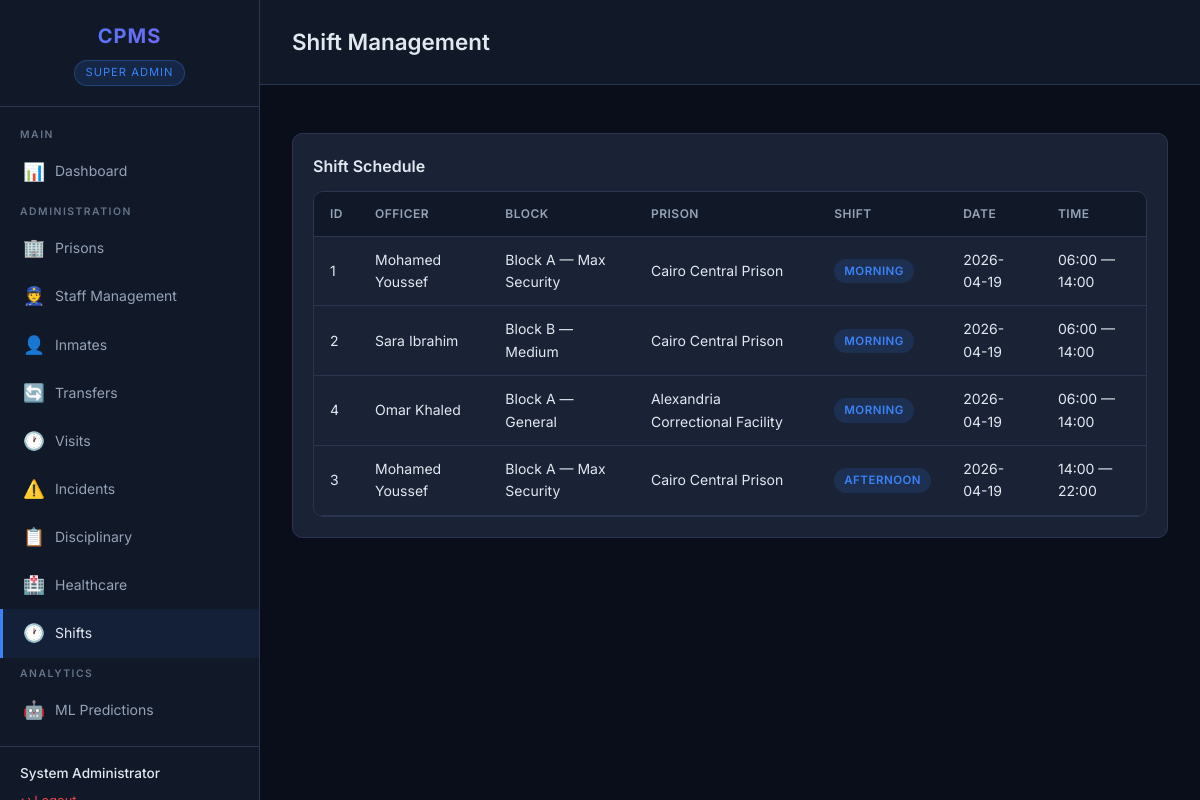
Page /shifts (signed in) on the committed database.
### tables this page shows
CREATE TABLE users (
            national_id TEXT PRIMARY KEY,
            name        TEXT NOT NULL,
            phone       TEXT,
            address     TEXT,
            email       TEXT,
            password    TEXT NOT NULL,
            role        TEXT NOT NULL CHECK(role IN ('super_admin', 'prison_manager', 'officer')),
            prison_id   INTEGER,
            FOREIGN KEY (prison_id) REFERENCES prisons(prison_id)
        );

CREATE TABLE shift_assignments (
            shift_id   INTEGER PRIMARY KEY AUTOINCREMENT,
            officer_id TEXT NOT NULL,
            block_id   INTEGER NOT NULL,
            shift_type TEXT NOT NULL CHECK(shift_type IN ('Morning', 'Afternoon', 'Night')),
            date       DATE NOT NULL,
            start_time TEXT NOT NULL,
            end_time   TEXT NOT NULL,
            FOREIGN KEY (officer_id) REFERENCES users(national_id),
            FOREIGN KEY (block_id)   REFERENCES blocks(block_id)
        );

CREATE TABLE blocks (
            block_id          INTEGER PRIMARY KEY AUTOINCREMENT,
            prison_id         INTEGER NOT NULL,
            name              TEXT,
            capacity          INTEGER NOT NULL,
            current_occupancy INTEGER DEFAULT 0,
            security_level    TEXT NOT NULL,
            number_of_cells   INTEGER DEFAULT 0,
            FOREIGN KEY (prison_id) REFERENCES prisons(prison_id)
        );

CREATE TABLE prisons (
            prison_id       INTEGER PRIMARY KEY AUTOINCREMENT,
            manager_id      TEXT,
            name            TEXT NOT NULL,
            location        TEXT NOT NULL,
            type            TEXT NOT NULL,
            security_level  TEXT NOT NULL,
            total_capacity  INTEGER NOT NULL,
            current_occupancy INTEGER DEFAULT 0
        );

### routes/shift_routes.py (the view)
@router.get("")
async def list_shifts(request: Request):
    user = get_current_user(request)
    if not user:
        return RedirectResponse(url="/login", status_code=302)
    db = get_db()
    if user["role"] == "officer":
        shifts = db.execute("""
            SELECT sa.*, b.name as block_name, p.name as prison_name
            FROM shift_assignments sa
            JOIN blocks b ON sa.block_id = b.block_id
            JOIN prisons p ON b.prison_id = p.prison_id
            WHERE sa.officer_id = ?
            ORDER BY sa.date DESC, sa.start_time
        """, (user["national_id"],)).fetchall()
    elif user["role"] == "prison_manager":
        shifts = db.execute("""
            SELECT sa.*, b.name as block_name, u.name as officer_name
            FROM shift_assignments sa
            JOIN blocks b ON sa.block_id = b.block_id
            JOIN users u ON sa.officer_id = u.national_id
            WHERE b.prison_id = ?
            ORDER BY sa.date DESC, sa.start_time
        """, (user["prison_id"],)).fetchall()
    else:
        shifts = db.execute("""
            SELECT sa.*, b.name as block_name, u.name as officer_name, p.name as prison_name
            FROM shift_assignments sa
            JOIN blocks b ON sa.block_id = b.block_id
            JOIN users u ON sa.officer_id = u.national_id
            JOIN prisons p ON b.prison_id = p.prison_id
            ORDER BY sa.date DESC, sa.start_time
        """).fetchall()
    officers = []
    blocks = []
    if check_role(user, "prison_manager"):
        officers = db.execute("""
            SELECT * FROM users WHERE prison_id = ? AND role = 'officer'
        """, (user["prison_id"],)).fetchall()
        blocks = db.execute("""
            SELECT * FROM blocks WHERE prison_id = ?
        """, (user["prison_id"],)).fetchall()
    db.close()
    return templates.TemplateResponse("shifts/list.html", {
        "request": request, "user": user, "shifts": shifts,
        "officers": officers, "blocks": blocks, "shift_times": SHIFT_TIMES
    })

### templates/shifts/list.html (shortened to what this page needs)
{% extends "base.html" %}
{% block page_title %}Shift Management{% endblock %}
{% block content %}
<div class="card mt-3">
    <h3>{{ 'My Shifts' if user.role == 'officer' else 'Shift Schedule' }}</h3>
    <div class="table-wrapper">
        <table>
            <thead>
                <tr>
                    <th>ID</th>
                    {% if user.role != 'officer' %}<th>Officer</th>{% endif %}
                    <th>Block</th>
                    {% if user.role == 'super_admin' %}<th>Prison</th>{% endif %}
                    <th>Shift</th><th>Date</th><th>Time</th>
                </tr>
            </thead>
            <tbody>
            {% for s in shifts %}
                <tr>
                    <td>{{ s.shift_id }}</td>
                    {% if user.role != 'officer' %}<td>{{ s.officer_name if s.officer_name is defined else '—' }}</td>{% endif %}
                    <td>{{ s.block_name }}</td>
                    {% if user.role == 'super_admin' %}<td>{{ s.prison_name if s.prison_name is defined else '—' }}</td>{% endif %}
                    <td><span class="badge badge-info">{{ s.shift_type }}</span></td>
                    <td>{{ s.date }}</td>
                    <td>{{ s.start_time }} — {{ s.end_time }}</td>
                </tr>
            {% endfor %}
            </tbody>
        </table>
    </div>
</div>
{% endblock %}

### templates/base.html (shortened to what this page needs)
<!DOCTYPE html>
<html lang="en">
<head>
    <link rel="stylesheet" href="/static/css/style.css">
</head>
<body>
    <div class="app-layout">
        <aside class="sidebar">
            <div class="sidebar-header">
                <h1>CPMS</h1>
                <span class="role-badge">
                    {% if user.role == 'super_admin' %}Super Admin
                    {% elif user.role == 'prison_manager' %}Prison Manager
                    {% elif user.role == 'officer' %}Officer
                    {% endif %}
                </span>
            </div>
            <nav class="sidebar-nav">
                <div class="nav-section">Main</div>
                <a href="/dashboard" class="{% if request.url.path == '/dashboard' %}active{% endif %}">
                    <span class="icon">📊</span> Dashboard
                </a>
                {% if user.role == 'super_admin' %}
                    <div class="nav-section">Administration</div>
                    <a href="/prisons" class="{% if '/prisons' in request.url.path %}active{% endif %}">
                        <span class="icon">🏢</span> Prisons
                    </a>
                    <a href="/officers" class="{% if '/officers' in request.url.path %}active{% endif %}">
                        <span class="icon">👮</span> Staff Management
                    </a>
                    <a href="/inmates" class="{% if '/inmates' in request.url.path %}active{% endif %}">
                        <span class="icon">👤</span> Inmates
                    </a>
                    <a href="/transfers" class="{% if '/transfers' in request.url.path %}active{% endif %}">
                        <span class="icon">🔄</span> Transfers
                    </a>
                    <a href="/visits" class="{% if '/visits' in request.url.path and '/visit-request' not in request.url.path %}active{% endif %}">
                        <span class="icon">🕐</span> Visits
                    </a>
                    <a href="/incidents" class="{% if '/incidents' in request.url.path %}active{% endif %}">
                        <span class="icon">⚠️</span> Incidents
                    </a>
                    <a href="/disciplinary" class="{% if '/disciplinary' in request.url.path %}active{% endif %}">
                        <span class="icon">📋</span> Disciplinary
                    </a>
                    <a href="/healthcare" class="{% if '/healthcare' in request.url.path %}active{% endif %}">
                        <span class="icon">🏥</span> Healthcare
                    </a>
                    <a href="/shifts" class="{% if '/shifts' in request.url.path %}active{% endif %}">
                        <span class="icon">🕐</span> Shifts
                    </a>
                    <div class="nav-section">Analytics</div>
                    <a href="/ml" class="{% if '/ml' in request.url.path %}active{% endif %}">
                        <span class="icon">🤖</span> ML Predictions
                    </a>
                {% endif %}
            </nav>
            <div class="sidebar-footer">
                <div class="user-name">{{ user.name }}</div>
                <a href="/logout" class="logout-link">↩ Logout</a>
            </div>
        </aside>
        <main class="main-content">
            <div class="page-header">
                <h2>{% block page_title %}Dashboard{% endblock %}</h2>
            </div>
            <div class="page-body">
                {% block content %}{% endblock %}
            </div>
        </main>
    </div>
</body>
</html>

### static/css/style.css (style rules this page uses)
*, *::before, *::after { box-sizing: border-box; margin: 0; padding: 0; }
:root { --bg-primary: #0a0e1a; --bg-secondary: #111827; --bg-card: #1a2235; --bg-card-hover: #1e2940; --border-color: #2a3550; --text-primary: #e2e8f0; --text-secondary: #94a3b8; --text-muted: #64748b; --accent: #3b82f6; --accent-hover: #2563eb; --success: #22c55e; --warning: #f59e0b; --danger: #ef4444; --critical: #dc2626; --sidebar-width: 260px; --header-height: 64px; --radius: 10px; --shadow: 0 4px 24px rgba(0,0,0,0.3); }
body { font-family: 'Inter', 'Segoe UI', system-ui, sans-serif; background: var(--bg-primary); color: var(--text-primary); min-height: 100vh; line-height: 1.6; }
a { color: var(--accent); text-decoration: none; transition: color 0.2s; }
.app-layout { display: flex; min-height: 100vh; }
.sidebar { width: var(--sidebar-width); background: var(--bg-secondary); border-right: 1px solid var(--border-color); position: fixed; top: 0; left: 0; height: 100vh; overflow-y: auto; z-index: 100; display: flex; flex-direction: column; }
.sidebar-header { padding: 20px; border-bottom: 1px solid var(--border-color); text-align: center; }
.sidebar-header h1 { font-size: 1.25rem; font-weight: 700; background: linear-gradient(135deg, var(--accent), #8b5cf6); -webkit-background-clip: text; -webkit-text-fill-color: transparent; letter-spacing: 1px; }
.sidebar-header .role-badge { display: inline-block; margin-top: 8px; padding: 3px 10px; background: rgba(59, 130, 246, 0.15); border: 1px solid rgba(59, 130, 246, 0.3); border-radius: 20px; font-size: 0.7rem; text-transform: uppercase; letter-spacing: 1px; color: var(--accent); }
.sidebar-nav { flex: 1; padding: 12px 0; }
.sidebar-nav .nav-section { padding: 8px 20px 4px; font-size: 0.65rem; text-transform: uppercase; letter-spacing: 1.5px; color: var(--text-muted); font-weight: 600; }
.sidebar-nav a { display: flex; align-items: center; gap: 10px; padding: 10px 20px; color: var(--text-secondary); font-size: 0.875rem; border-left: 3px solid transparent; transition: all 0.2s; }
.sidebar-nav a:hover, .sidebar-nav a.active { background: rgba(59, 130, 246, 0.08); color: var(--text-primary); border-left-color: var(--accent); }
.sidebar-nav a .icon { font-size: 1.1rem; width: 22px; text-align: center; }
.sidebar-footer { padding: 16px 20px; border-top: 1px solid var(--border-color); }
.sidebar-footer .user-name { font-size: 0.85rem; font-weight: 500; color: var(--text-primary); }
.sidebar-footer .logout-link { display: inline-block; margin-top: 6px; font-size: 0.8rem; color: var(--danger); }
.main-content { flex: 1; margin-left: var(--sidebar-width); min-height: 100vh; }
.page-header { padding: 24px 32px; border-bottom: 1px solid var(--border-color); display: flex; align-items: center; justify-content: space-between; background: var(--bg-secondary); }
.page-header h2 { font-size: 1.4rem; font-weight: 600; }
.page-body { padding: 24px 32px; }
.card { background: var(--bg-card); border: 1px solid var(--border-color); border-radius: var(--radius); padding: 20px; margin-bottom: 20px; transition: background 0.2s; }
.card h3 { font-size: 1rem; font-weight: 600; margin-bottom: 12px; }
.table-wrapper { overflow-x: auto; border-radius: var(--radius); border: 1px solid var(--border-color); }
table { width: 100%; border-collapse: collapse; font-size: 0.875rem; }
thead { background: var(--bg-secondary); }
th { padding: 12px 16px; text-align: left; font-weight: 600; font-size: 0.75rem; text-transform: uppercase; letter-spacing: 0.5px; color: var(--text-secondary); border-bottom: 1px solid var(--border-color); }
td { padding: 12px 16px; border-bottom: 1px solid var(--border-color); color: var(--text-primary); }
.badge { display: inline-block; padding: 3px 10px; border-radius: 20px; font-size: 0.72rem; font-weight: 600; text-transform: uppercase; letter-spacing: 0.5px; }
.badge-info { background: rgba(59,130,246,0.15); color: var(--accent); }
.mt-3 { margin-top: 24px; }

### rows in the picture
users: name "System Administrator", role "Shift Schedule"
shift_assignments: shift_id "1", name "Mohamed Youssef", block_name "Block A — Max Security", name "Cairo Central Prison", shift_type "MORNING", date "2026-04-19", start_time "06:00", end_time "14:00"
shift_assignments: shift_id "2", name "Sara Ibrahim", block_name "Block B — Medium", name "Cairo Central Prison", shift_type "MORNING", date "2026-04-19", start_time "06:00", end_time "14:00"
shift_assignments: shift_id "4", name "Omar Khaled", block_name "Block A — General", name "Alexandria Correctional Facility", shift_type "MORNING", date "2026-04-19", start_time "06:00", end_time "14:00"
shift_assignments: shift_id "3", name "Mohamed Youssef", block_name "Block A — Max Security", name "Cairo Central Prison", shift_type "AFTERNOON", date "2026-04-19", start_time "14:00", end_time "22:00"
